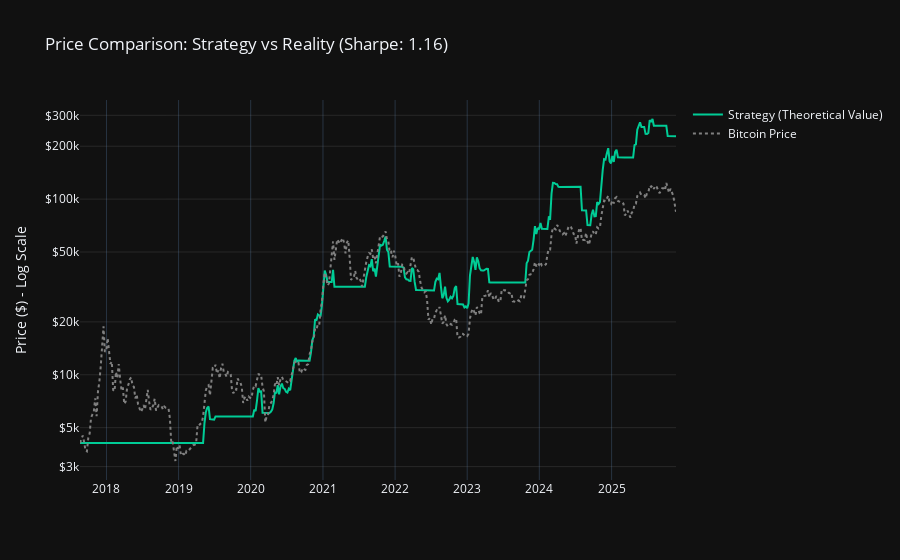

This figure's notebook cell:
### Code cell
# Cell 4: Display (English Version - Clean Log Axis)

ann_ret = results['net_ret'].mean() * 52
ann_vol = results['net_ret'].std() * np.sqrt(52)
sharpe = ann_ret / ann_vol

print(f"Sharpe Ratio : {sharpe:.2f}")
print(f"Ann. Return  : {ann_ret*100:.1f}%")

# 1. Get start price for scaling
start_date = results.index[0]
start_price = df_btc['close'].reindex([start_date], method='nearest').iloc[0]

# 2. Conversion: Equity -> Price ($)
strategy_price_curve = results['equity'] * start_price
btc_price_curve = df_btc['close'].reindex(results.index, method='ffill')

fig = go.Figure()

# Strategy Curve
fig.add_trace(go.Scatter(
    x=results.index, 
    y=strategy_price_curve, 
    name='Strategy (Theoretical Value)', 
    line=dict(color='#00cc96', width=2)
))

# Bitcoin Curve
fig.add_trace(go.Scatter(
    x=results.index, 
    y=btc_price_curve, 
    name='Bitcoin Price', 
    line=dict(color='grey', dash='dot')
))

# --- CLEAN Y-AXIS CONFIGURATION ---
fig.update_layout(
    title=f'Price Comparison: Strategy vs Reality (Sharpe: {sharpe:.2f})', 
    template='plotly_dark',
    yaxis_title='Price ($) - Log Scale',
    yaxis=dict(
        type='log',
        # Force "array" mode to pick numbers ourselves
        tickmode='array',
        # Exact values we want to see
        tickvals=[3000, 5000, 10000, 20000, 50000, 100000, 200000, 300000],
        # What is written on screen
        ticktext=['$3k', '$5k', '$10k', '$20k', '$50k', '$100k', '$200k', '$300k'],
        # Discrete gray grid
        gridcolor='rgba(128,128,128,0.2)'
    )
)

fig.show()

### Figure 1 — Plotly figure (JSON) as saved in the notebook; plotly's stock layout.template omitted (floating-point values rounded to 4 significant figures; data arrays with more than 128 entries replaced by an {"elided": "..."} marker saying what was removed)
{"data": [{"line": {"color": "#00cc96", "width": 2}, "name": "Strategy (Theoretical Value)", "type": "scatter", "x": {"elided": "432 str values"}, "y": {"elided": "432 float values"}}, {"line": {"color": "grey", "dash": "dot"}, "name": "Bitcoin Price", "type": "scatter", "x": {"elided": "432 str values"}, "y": {"elided": "432 float values"}}], "layout": {"title": {"text": "Price Comparison: Strategy vs Reality (Sharpe: 1.16)"}, "yaxis": {"gridcolor": "rgba(128,128,128,0.2)", "tickmode": "array", "ticktext": ["$3k", "$5k", "$10k", "$20k", "$50k", "$100k", "$200k", "$300k"], "tickvals": [3000, 5000, 10000, 20000, 50000, 100000, 200000, 300000], "title": {"text": "Price ($) - Log Scale"}, "type": "log"}}}
